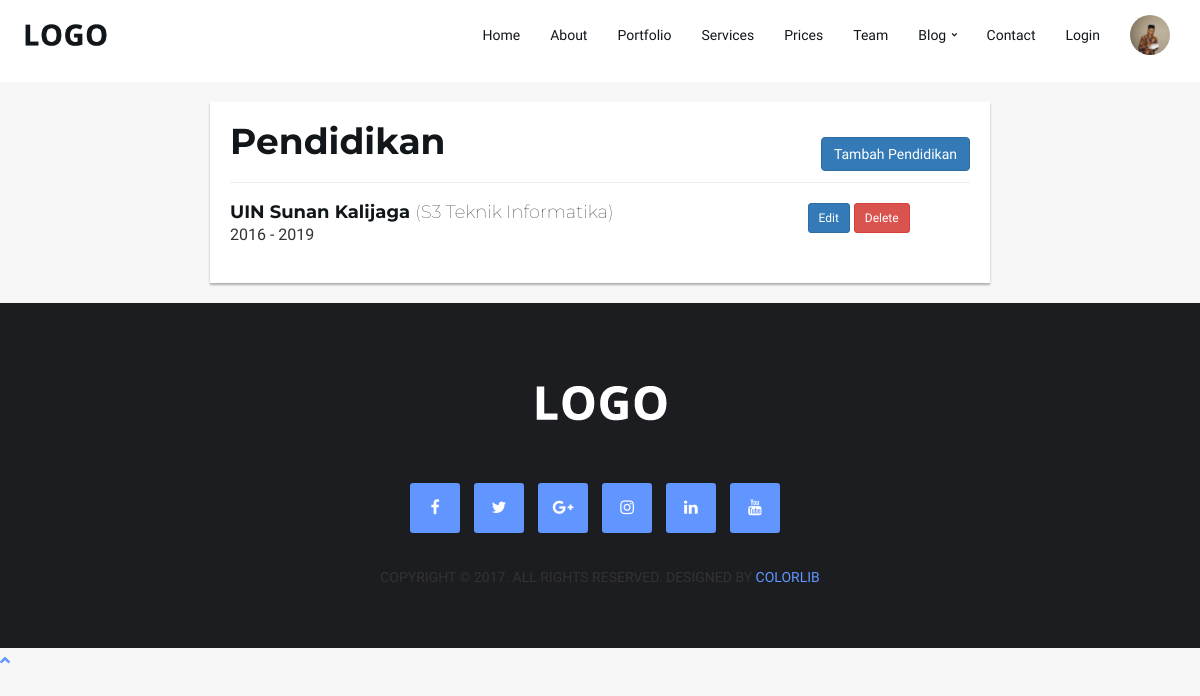
The app's page /pendidikan with its own data.
### tables this page shows
CREATE TABLE `member` (
  `id_user` varchar(10) NOT NULL,
  `nama_member` varchar(30) NOT NULL,
  `gender_member` varchar(10) NOT NULL,
  `tempat_lahir` varchar(30) NOT NULL,
  `tanggal_lahir` date NOT NULL,
  `phone_member` varchar(15) NOT NULL,
  `alamat` text NOT NULL,
  `id_kel` char(10) NOT NULL,
  `id_kec` char(7) NOT NULL,
  `id_kab` char(4) NOT NULL,
  `id_prov` char(2) NOT NULL,
  `foto` varchar(255) NOT NULL,
  `deskripsi_member` text NOT NULL,
  `created_at` timestamp NOT NULL DEFAULT CURRENT_TIMESTAMP ON UPDATE CURRENT_TIMESTAMP,
  `modified_at` timestamp NULL DEFAULT CURRENT_TIMESTAMP
);

CREATE TABLE `pendidikan` (
  `id_pendidikan` int(10) NOT NULL,
  `id_user` varchar(10) NOT NULL,
  `nama_univ` varchar(100) NOT NULL,
  `gelar` varchar(5) NOT NULL,
  `prodi` varchar(50) NOT NULL,
  `tahun_masuk` year(4) NOT NULL,
  `tahun_selesai` year(4) NOT NULL,
  `created_at` timestamp NOT NULL DEFAULT CURRENT_TIMESTAMP ON UPDATE CURRENT_TIMESTAMP,
  `modified_at` timestamp NULL DEFAULT NULL
);

### application/controllers/Member.php (called while the page is built, shortened)
<?php
class Member extends CI_Controller
{
    public function __construct()
    {
        $this->load->model('Member_model');
    }
    public function getAllPendidikan($id_user = '1')
    {
        $data['title'] = 'Bio Project';
        $data['member'] = $this->Member_model->getMember('id_user', $id_user);
        $data['pendidikan'] = $this->Member_model->getAllDataWhere('pendidikan', 'id_user', $id_user);
        $this->load->view('partials/user/header', $data);
        $this->load->view('member/pendidikan', $data);
        $this->load->view('partials/user/footer');
    }
}

### index.php (called while the page is built, shortened)
<?php
require_once BASEPATH.'core/CodeIgniter.php';

### application/models/Member_model.php (called while the page is built, shortened)
<?php
class Member_model extends CI_Model
{
    public function getAllDataWhere($table, $key, $value)
    {
        $this->db->where($key, $value);
        $query = $this->db->get($table);
        return $query->result_array();
    }
    public function getMember($key, $value)
    {
        $this->db->where([$key => $value]);
        $this->db->join('kecamatan', 'kecamatan.id_kec = member.id_kec');
        $this->db->join('kabupaten', 'kabupaten.id_kab = member.id_kab');
        $this->db->join('provinsi', 'provinsi.id_prov = member.id_prov');
        $this->db->from('member');
        $query = $this->db->get();
        return $query->row_array();
    }
}

### application/views/member/pendidikan.php (the view, shortened to what this page needs)
<section id="pendidikan">
    <div class="container">
        <div class="row">
            <div class="col-md-8 col-md-offset-2 col-xs-10 col-xs-offset-1 content">
                <h2>Pendidikan</h2>
                <hr>
                <a id="btn-create-pendidikan" class="btn btn-primary" style="float:right; margin-top: -66px;">
                    Tambah Pendidikan </a>
                <div class="row">
                    <?php if (!empty($pendidikan)) :?>
                    <?php foreach ($pendidikan as $p) : ?>
                    <div class="col-md-9 col-xs-9">
                        <div class="list-pendidikan" style="margin-bottom:15px">
                            <h4 style="margin-bottom:0px"> <?= $p['nama_univ']?> <span style="font-weight:10">(<?= $p['gelar']?> <?= $p['prodi']?>)</span>
                            </h4>
                            <p> <?= $p['tahun_masuk']?> - <?= $p['tahun_selesai']?> </p>
                        </div>
                    </div>
                    <div class="col-md-3 col-xs-3">
                        <a class="btn btn-sm btn-primary btn-update-pendidikan" data-toggle="modal" data-target="btn-pendidikan" data-id="<?= $p['id_pendidikan']?>"> Edit </a>
                        <a href="delete-pendidikan/<?=$p['id_pendidikan']?>" class="btn btn-sm btn-danger mb-2"
                            onclick="return confirm('Anda yakin ingin menghapus data pendidikan di <?= $p['nama_univ']?> ?');"> Delete </a>
                    </div>
                    <?php endforeach;?>
                    <?php else : ?>
                    <p>Not Found !</p>
                    <?php endif;?>
                </div>
            </div>
        </div>
    </div>
</section>

### application/views/partials/user/navbar.php (shortened to what this page needs)
<nav id="nav" class="navbar">
    <div class="container">
        <div class="navbar-header">
            <div class="navbar-brand">
                <a href="<?=base_url()?>home">
                    <img class="logo" src="<?=base_url()?>assets/images/logo.png" alt="logo">
                </a>
            </div>
        </div>
        <ul class="main-nav nav navbar-nav navbar-right">
            <li><a href="#home">Home</a></li>
            <li><a href="#about">About</a></li>
            <li><a href="#portfolio">Portfolio</a></li>
            <li><a href="#service">Services</a></li>
            <li><a href="#pricing">Prices</a></li>
            <li><a href="#team">Team</a></li>
            <li class="has-dropdown dropdown-arrow"><a href="#blog">Blog</a>
            </li>
            <li><a href="#contact">Contact</a></li>
            <li><a href="<?= base_url();?>login"> Login </a></li>
            <li class="has-dropdown">
                <a href="#" style="padding-top: 5px">
                    <img src="<?=base_url()?>assets/images/profile/<?= $member['foto'] ?>" alt="" class="img-circle"
                        width="40px">
                </a>
            </li>
        </ul>
    </div>
</nav>

### assets/css/style.css (style rules this page uses)
html, body { font-family: 'Varela Round', sans-serif; font-size: 16px; line-height: 1.6; overflow-x: hidden; background-color: #F7F7F7; }
h1, h2, h3, h4, h5, h6 { font-family: 'Montserrat', sans-serif; font-weight: 700; margin-top: 0px; margin-bottom: 20px; color: #10161A; }
h2 { font-size: 36px; }
h4 { font-size: 18px; }
a { color: #6195FF; text-decoration: none; -webkit-transition: 0.2s opacity; transition: 0.2s opacity; }
ul, ol { margin: 0; padding: 0; list-style: none }
.navbar-brand { padding: 0; }
.navbar-brand .logo, .navbar-brand .logo-alt { max-height: 50px; display: block; }
#nav { padding: 10px 0px; background: #FFF; -webkit-transition: 0.2s padding; transition: 0.2s padding; z-index: 999; }
#nav.navbar { border: none; border-radius: 0; margin-bottom: 0px; }
@media only screen and (min-width: 768px) { .main-nav li { padding: 0px 15px; } }
@media only screen and (min-width: 768px) { .main-nav li a { font-size: 14px; -webkit-transition: 0.2s color; transition: 0.2s color; } }
@media only screen and (min-width: 768px) { .main-nav>li>a { color: #10161A; padding: 15px 0px; } }
@media only screen and (min-width: 768px) { .main-nav>li>a:after { content: ""; display: block; background-color: #6195FF; height: 2px; width: 0%; -webkit-transition: 0.2s width; transition: 0.2s width; } }
@media only screen and (min-width: 768px) { .has-dropdown { position: relative; } }
@media only screen and (min-width: 768px) { .dropdown-arrow>a:before { font-family: 'FontAwesome'; content: "\f054"; font-size: 6px; margin-left: 6px; float: right; -webkit-transform: rotate(90deg); -ms-transform: rotate(90deg); transform: rotate(90deg); -webkit-transition: 0.2s transform; transition: 0.2s transform; } }
.content { margin-top: 20px; margin-bottom: 20px; background-color: white; padding: 20px; box-shadow: 0 2px 2px 0 rgba(0, 0, 0, 0.3); }

### records on screen
member: foto (picture)
pendidikan: nama_univ "UIN Sunan Kalijaga", gelar "S3", prodi "Teknik Informatika", tahun_masuk "2016", tahun_selesai "2019"
